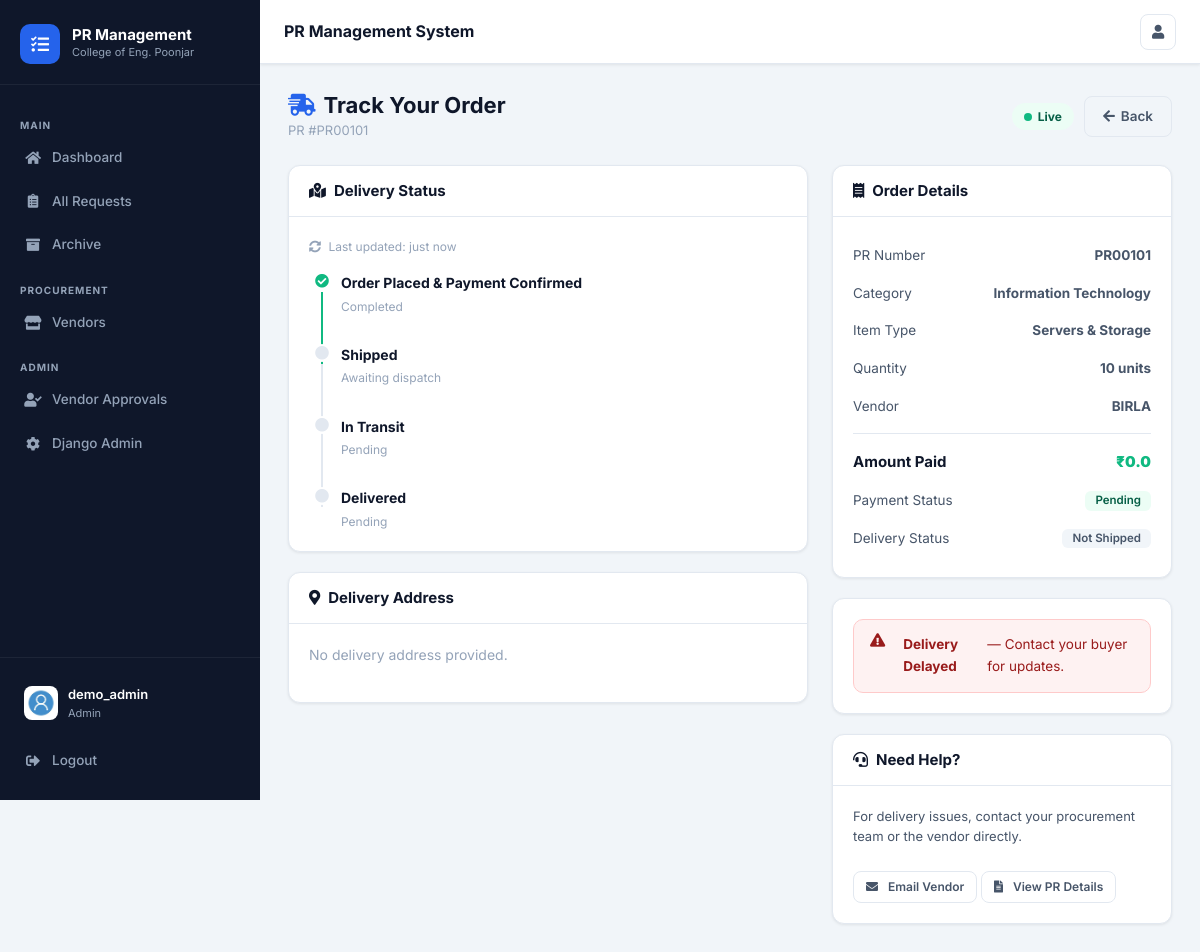
Page /pr/8/tracking/ (signed in) on the committed database.
### users/models.py (models this page shows, shortened)
class Profile(models.Model):
    user = models.OneToOneField(User, on_delete=models.CASCADE)
    image = models.ImageField(default='default.jpg', upload_to='profile_pics')
    role = models.CharField(max_length=20, choices=ROLE_CHOICES, default='requester')
    def is_admin(self):
        return self.role == 'admin'
    def is_buyer(self):
        return self.role == 'buyer'
    def is_requester(self):
        return self.role == 'requester'

### prs/models.py (models this page shows, shortened)
class PR(models.Model):
    pr_number = models.CharField(max_length=100, unique=True)
    item_type = models.CharField(max_length=200, blank=True, help_text="Type of item/service needed")
    items_description = models.TextField(blank=True, help_text="Detailed description of items needed")
    quantity = models.CharField(max_length=100, blank=True, help_text="Quantity needed (e.g., 10 units, 5 boxes)")
    specifications = models.TextField(blank=True, help_text="Technical specifications or requirements")
    estimated_price = models.FloatField(null=True, blank=True, help_text="Vendor's estimated price")
    quotation_notes = models.TextField(blank=True, help_text="Vendor's quotation notes and breakdown")
    quotation_date = models.DateTimeField(null=True, blank=True)
    quotation_submitted_by = models.ForeignKey(User, on_delete=models.SET_NULL, null=True, blank=True, related_name='quotations_submitted')
    total = models.FloatField(max_length=100, default=0.00, help_text="Final approved price")
    price_approved = models.BooleanField(default=False)
    price_approved_by = models.ForeignKey(User, on_delete=models.SET_NULL, null=True, blank=True, related_name='prices_approved')
    price_approved_date = models.DateTimeField(null=True, blank=True)
    status = models.CharField(max_length=100, choices=status_choice, default='Open')
    category = models.CharField(max_length=100, choices=category_choice, default='Choose Category')
    description = models.TextField(blank=True, default='', help_text="Additional notes and comments")
    date_posted = models.DateTimeField(default=timezone.now)
    author = models.ForeignKey(User, on_delete=models.CASCADE) # one user can have many prs
    vendor = models.ForeignKey(Vendor, on_delete=models.SET_NULL, null=True, blank=True, related_name='pr_set')
    vendor_name = models.CharField(max_length=200, blank=True, default='')
    vendor_contact = models.CharField(max_length=100, blank=True, default='')
    payment_status = models.CharField(max_length=50, choices=payment_status_choice, default='Pending')
    payment_date = models.DateField(null=True, blank=True)
    payment_notes = models.TextField(blank=True, default='')
    delivery_status = models.CharField(max_length=50, choices=delivery_status_choice, default='Not Shipped')
    delivery_address = models.TextField(blank=True, default='', help_text="Delivery address provided by requester")
    requester_approved_quotation = models.BooleanField(default=False, help_text="Requester approved the quotation and paid")
    payment_transaction_id = models.CharField(max_length=200, blank=True, default='', help_text="Online payment transaction ID")
    payment_method_used = models.CharField(max_length=100, blank=True, default='', help_text="Payment method used by requester")

class Vendor(models.Model):
    user = models.OneToOneField(User, on_delete=models.CASCADE, null=True, blank=True, related_name='vendor_profile')
    name = models.CharField(max_length=200, unique=True)
    contact_person = models.CharField(max_length=200, blank=True)
    email = models.EmailField(blank=True)
    phone = models.CharField(max_length=50, blank=True)
    address = models.TextField(blank=True)
    website = models.URLField(blank=True)
    tax_id = models.CharField(max_length=100, blank=True, help_text="Tax ID or Business Registration Number")
    bank_account = models.CharField(max_length=100, blank=True)
    account_holder = models.CharField(max_length=200, blank=True, help_text="Bank account holder name")
    ifsc_code = models.CharField(max_length=20, blank=True, help_text="IFSC code for bank transfer")
    upi_id = models.CharField(max_length=100, blank=True, help_text="UPI ID for payments (e.g. vendor@upi)")
    payment_terms = models.CharField(max_length=100, blank=True, help_text="e.g., Net 30, Net 60")
    categories = models.CharField(
        max_length=500,
        blank=True,
        help_text="Select categories you serve (comma-separated)"
    )
    status = models.CharField(max_length=50, choices=vendor_status_choice, default='Pending')
    rating = models.FloatField(default=0.0, help_text="Average rating out of 5")
    is_approved = models.BooleanField(default=False)
    approved_by = models.ForeignKey(User, on_delete=models.SET_NULL, null=True, blank=True, related_name='vendors_approved')
    approved_date = models.DateTimeField(null=True, blank=True)
    date_added = models.DateTimeField(default=timezone.now)
    added_by = models.ForeignKey(User, on_delete=models.SET_NULL, null=True, related_name='vendors_added')
    notes = models.TextField(blank=True)
    class Meta:
        ordering = ['name']

### prs/views.py (the view)
# urls.py: path('pr/<int:pk>/tracking/', views.pr_tracking, name='pr-tracking'),
@login_required
def pr_tracking(request, pk):
    pr = get_object_or_404(PR, pk=pk)
    if pr.author != request.user:
        if not (hasattr(request.user, 'profile') and
                (request.user.profile.is_admin() or request.user.profile.is_buyer())):
            from django.contrib import messages
            messages.error(request, 'You do not have permission to view this tracking.')
            return redirect('pr-detail', pk=pk)
    delivery = pr.deliveries.first()
    return render(request, 'prs/pr_tracking.html', {'pr': pr, 'delivery': delivery})

### prs/templates/prs/pr_tracking.html (shortened to what this page needs)
{% extends "prs/layout.html" %}
{% block content %}
<div class="page-header">
  <div class="page-header-left">
    <h1><i class="fas fa-shipping-fast mr-2" style="color:var(--primary)"></i>Track Your Order</h1>
    <p>PR #{{ pr.pr_number }}</p>
  </div>
  <div style="display:flex;gap:10px;align-items:center;">
    <div class="live-badge" id="liveBadge">
      <span class="live-dot"></span> Live
    </div>
    <a href="{% url 'pr-detail' pr.pk %}" class="btn btn-outline"><i class="fas fa-arrow-left"></i> Back</a>
  </div>
</div>
<div class="track-layout">
  <div>
    <div class="card" style="margin-bottom:20px;">
      <div class="card-header" style="display:flex;justify-content:space-between;align-items:center;">
        <h5><i class="fas fa-map-marked-alt mr-2"></i>Delivery Status</h5>
      </div>
      <div class="card-body">
        <div style="font-size:12px;color:var(--text-muted);margin-bottom:16px;">
          <i class="fas fa-sync-alt mr-1" id="syncIcon"></i>
          Last updated: <span id="lastUpdated">just now</span>
        </div>
        <div class="track-timeline" id="trackTimeline">
          {% include "prs/partials/track_timeline.html" %}
        </div>
      </div>
    </div>
    <div class="card">
      <div class="card-header"><h5><i class="fas fa-map-marker-alt mr-2"></i>Delivery Address</h5></div>
      <div class="card-body">
        {% if pr.delivery_address %}
        <p style="color:var(--text-secondary);white-space:pre-wrap;margin:0;">{{ pr.delivery_address }}</p>
        {% else %}
        <p class="text-muted">No delivery address provided.</p>
        {% endif %}
      </div>
    </div>
  </div>
  <div>
    <div class="card" style="margin-bottom:20px;">
      <div class="card-header"><h5><i class="fas fa-receipt mr-2"></i>Order Details</h5></div>
      <div class="card-body">
        <div class="pay-summary-row"><span>PR Number</span><strong>{{ pr.pr_number }}</strong></div>
        <div class="pay-summary-row"><span>Category</span><strong>{{ pr.category }}</strong></div>
        <div class="pay-summary-row"><span>Item Type</span><strong>{{ pr.item_type }}</strong></div>
        <div class="pay-summary-row"><span>Quantity</span><strong>{{ pr.quantity }}</strong></div>
        {% if pr.vendor %}
        <div class="pay-summary-row"><span>Vendor</span><strong>{{ pr.vendor.name }}</strong></div>
        {% endif %}
        <div class="pay-summary-divider"></div>
        <div class="pay-summary-row pay-total-row">
          <span>Amount Paid</span>
          <strong style="color:var(--success);">₹{{ pr.total }}</strong>
        </div>
        <div class="pay-summary-row">
          <span>Payment Status</span>
          <span class="badge badge-green" id="paymentStatusBadge">{{ pr.payment_status }}</span>
        </div>
        <div class="pay-summary-row">
          <span>Delivery Status</span>
          <span id="deliveryStatusBadge"
            class="badge {% if pr.delivery_status == 'Delivered' %}badge-green{% elif pr.delivery_status == 'In Transit' %}badge-orange{% elif pr.delivery_status == 'Cancelled' %}badge-red{% else %}badge-gray{% endif %}">
            {{ pr.delivery_status }}
          </span>
        </div>
      </div>
    </div>
    <div class="card" style="margin-bottom:20px;" id="delayCard" style="display:none;">
      <div class="card-body">
        <div class="alert alert-danger" style="margin:0;">
          <i class="fas fa-exclamation-triangle mr-2"></i>
          <strong>Delivery Delayed</strong> — Contact your buyer for updates.
        </div>
      </div>
    </div>
    <div class="card">
      <div class="card-header"><h5><i class="fas fa-headset mr-2"></i>Need Help?</h5></div>
      <div class="card-body" style="font-size:13px;color:var(--text-secondary);">
        <p>For delivery issues, contact your procurement team or the vendor directly.</p>
        {% if pr.vendor and pr.vendor.email %}
        <a href="mailto:{{ pr.vendor.email }}" class="btn btn-outline btn-sm" style="margin-top:8px;">
          <i class="fas fa-envelope mr-1"></i>Email Vendor
        </a>
        {% endif %}
        <a href="{% url 'pr-detail' pr.pk %}" class="btn btn-outline btn-sm" style="margin-top:8px;">
          <i class="fas fa-file-alt mr-1"></i>View PR Details
        </a>
      </div>
    </div>
  </div>
</div>
{% endblock %}

### prs/templates/prs/layout.html (shortened to what this page needs)
{% load static %}
<!DOCTYPE html>
<html lang="en">
<head>
  <link rel="stylesheet" href="https://maxcdn.bootstrapcdn.com/bootstrap/4.0.0/css/bootstrap.min.css">
  <link rel="stylesheet" href="https://cdnjs.cloudflare.com/ajax/libs/font-awesome/5.15.4/css/all.min.css">
  <link rel="stylesheet" href="{% static 'prs/new-design.css' %}">
</head>
<body>
{% if user.is_authenticated %}
<aside class="app-sidebar" id="appSidebar">
  <div class="sidebar-logo">
    <div class="sidebar-logo-icon"><i class="fas fa-tasks"></i></div>
    <div>
      <div class="sidebar-logo-text">PR Management</div>
      <div class="sidebar-logo-sub">College of Eng. Poonjar</div>
    </div>
  </div>
  <nav class="sidebar-nav">
    <div class="sidebar-section-label">Main</div>
    <a href="{% url 'dashboard' %}" class="sidebar-link {% if request.resolver_match.url_name == 'dashboard' %}active{% endif %}">
      <i class="fas fa-home"></i> Dashboard
    </a>
    <a href="{% url 'prs-home' %}" class="sidebar-link {% if request.resolver_match.url_name == 'prs-home' %}active{% endif %}">
      <i class="fas fa-clipboard-list"></i> All Requests
    </a>
    <a href="{% url 'pr-archive' %}" class="sidebar-link {% if request.resolver_match.url_name == 'pr-archive' %}active{% endif %}">
      <i class="fas fa-archive"></i> Archive
    </a>
    {% if user.profile.is_buyer or user.profile.is_admin %}
    <div class="sidebar-section-label">Procurement</div>
    <a href="{% url 'vendor-list' %}" class="sidebar-link {% if request.resolver_match.url_name == 'vendor-list' %}active{% endif %}">
      <i class="fas fa-store"></i> Vendors
    </a>
    {% endif %}
    {% if user.profile.is_admin %}
    <div class="sidebar-section-label">Admin</div>
    <a href="{% url 'vendor-approval-list' %}" class="sidebar-link {% if request.resolver_match.url_name == 'vendor-approval-list' %}active{% endif %}">
      <i class="fas fa-user-check"></i> Vendor Approvals
    </a>
    <a href="{% url 'admin:index' %}" class="sidebar-link">
      <i class="fas fa-cog"></i> Django Admin
    </a>
    {% endif %}
  </nav>
  <div class="sidebar-footer">
    <a href="{% url 'profile' %}" class="sidebar-user" style="text-decoration:none;">
      <img src="{{ user.profile.image.url }}" alt="{{ user.username }}">
      <div>
        <div class="sidebar-user-name">{{ user.username }}</div>
        <div class="sidebar-user-role">
          {% if user.profile.is_admin %}Admin
          {% elif user.profile.is_buyer %}Buyer
          {% elif user.profile.is_vendor %}Vendor
          {% else %}Requester{% endif %}
        </div>
      </div>
    </a>
    <form method="POST" action="{% url 'logout' %}" style="margin-top:8px;">
      <button type="submit" class="sidebar-link w-100" style="background:none;border:none;cursor:pointer;text-align:left;">
        <i class="fas fa-sign-out-alt"></i> Logout
      </button>
    </form>
  </div>
</aside>
<div class="app-main">
  <header class="app-topbar">
    <div class="topbar-title">PR Management System</div>
    <div class="topbar-actions">
      <a href="{% url 'profile' %}" class="topbar-btn" title="Profile">
        <i class="fas fa-user"></i>
      </a>
    </div>
  </header>
  <div class="app-content">
{% endif %}
{% block content %}{% endblock %}
{% if user.is_authenticated %}
  </div>
</div>
{% endif %}
</body>
</html>

### prs/templates/prs/pr_tracking.html (style rules this page uses)
.track-layout { display:grid; grid-template-columns:1fr 340px; gap:24px; align-items:start; }
.live-badge { display:inline-flex; align-items:center; gap:6px; background:var(--success-light,#D1FAE5); color:#065F46; border-radius:20px; padding:4px 12px; font-size:12px; font-weight:700; }
.live-dot { width:8px; height:8px; border-radius:50%; background:#10B981; animation: livePulse 1.5s infinite; }
.track-timeline { position:relative; padding-left:32px; }
.pay-summary-row { display:flex; justify-content:space-between; align-items:center; padding:8px 0; font-size:13.5px; color:var(--text-secondary); }
.pay-summary-divider { border-top:1px solid var(--card-border); margin:8px 0; }
.pay-total-row { font-size:15px; font-weight:700; color:var(--text-primary); }

### rows in the picture
PR: pr_number "PR00101", category "Information Technology", item_type "Servers & Storage", quantity "10 units", vendor.name "BIRLA", total "0.0", payment_status "Pending", delivery_status "Not Shipped"

### other values in the picture
{{ user.username }} "demo_admin"
